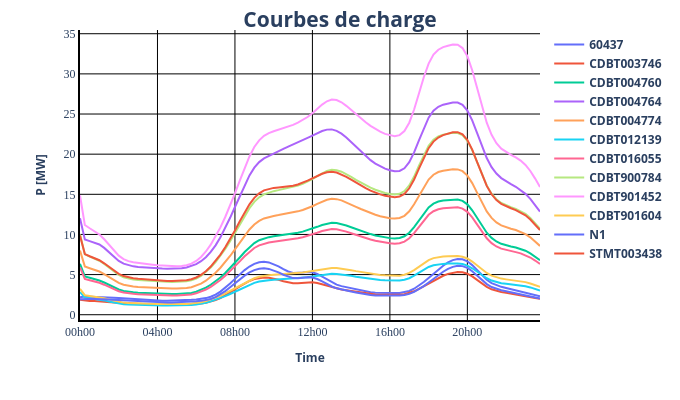

Notebook code for this chart:
### Code cell
import os
print(net_pickle.converged)
profiles_dir = "annexes/charges"
profile_files = sorted([
    f for f in os.listdir(profiles_dir)
    if f.startswith("power_profile_") and f.endswith(".xlsx")
])

# --- Courbes de charge : 1 figure avec toutes les charges ---
all_p = []

for fname in profile_files:
    profile_file_path = os.path.join(profiles_dir, fname)
    load_name = fname.replace("power_profile_", "").replace(".xlsx", "")

    ts = pp_sim.load_power_profile_form_xlsx(file_path=profile_file_path)

    if ts["load"]["p_mw"].max().max() > 5:
        ts["load"]["p_mw"] = ts["load"]["p_mw"] / 1000.0
        ts["load"]["q_mvar"] = ts["load"]["q_mvar"] / 1000.0

    p = ts["load"]["p_mw"].copy()
    p.columns = p.columns.astype(str)

    col0 = p.columns[0]
    p1 = p[[col0]].copy()
    p1.columns = [load_name]

    all_p.append(p1)

p_all = pd.concat(all_p, axis=1)

pp_plot.plot_timeseries_result(
    data_df=p_all,
    ylabel="P [MW]",
    plot_title="Courbes de charge",
    filename="load_profiles_all",
)
